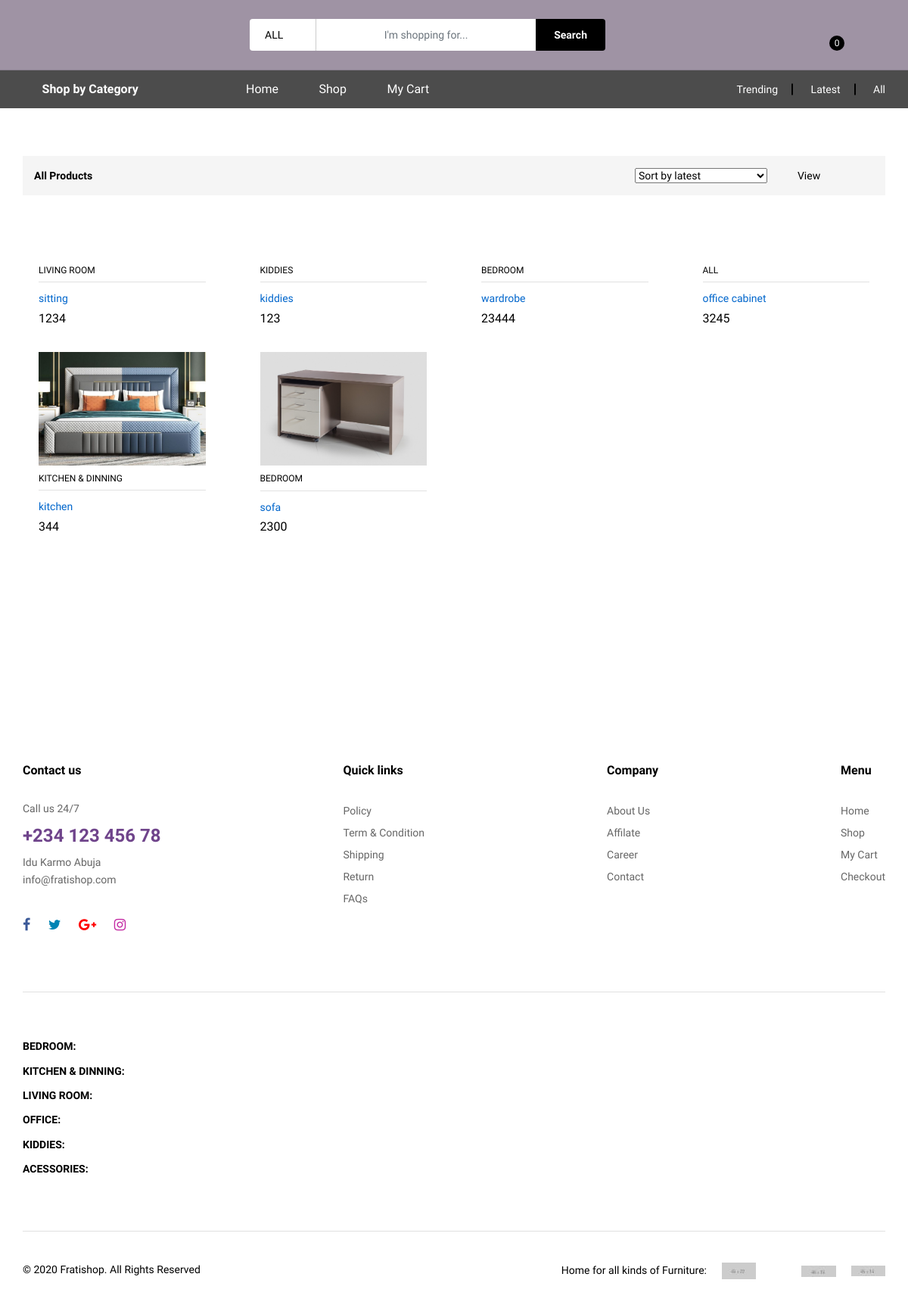
/all-products/ (signed in), run on the app's committed database.
### product/models.py (models this page shows, shortened)
class Product(models.Model):
	name = models.CharField(max_length=150)
	image_1 = models.ImageField(upload_to='product/images/')
	image_2 = models.ImageField(upload_to='product/images/')
	image_3 = models.ImageField(upload_to='product/images/')
	image_4 = models.ImageField(upload_to='product/images/')
	description = models.TextField(default="none")
	specification = models.TextField(default="none")
	review = models.ManyToManyField(Review, through="ProductReviewConnector", through_fields=("product", "review"),)
	category = models.CharField(max_length=150)
	quantity = models.IntegerField(blank=True, null=True)
	threshold = models.IntegerField(blank=True, null=True, default=1)
	price = models.IntegerField(blank=True, null=True)
	old_price = models.IntegerField(blank=True, null=True, default=0)
	rating = models.IntegerField(blank=True, null=True)
	colors = models.ManyToManyField(Color, through="ProductColorConnector", through_fields=("product", "color"),)
	shipping_charge = models.FloatField(blank=True, null=True)
	dimension = models.CharField(max_length=150)
	delivery_info = models.CharField(max_length=150, default="none")
	slug = models.SlugField(unique=True, default="rayslug")
	pub_date = models.DateTimeField(default=timezone.now)

### product/views.py (the view)
# urls.py: path("all-products/", views.AllProductsView, name="all_products"),
def AllProductsView(request):
	cart = get_object_or_404(Cart, user__pk=request.user.id)
	product_quantitys = cart.product_quantitys.all()
	total_price = 0
	total_quantity = 0
	for item in product_quantitys:
		total_price += (item.product.price * int(str(item.quantity)))
	page_title = "All Products"
	products = Product.objects.order_by("-pub_date")
	context = {"total_price": total_price, "product_quantitys": product_quantitys, "products": products, "page_title": page_title}
	return render(request, 'product/all_products.html', context)

### product/templates/product/all_products.html (shortened to what this page needs)
{% extends 'main/base.html' %}
{% load static %}
{% block content %}
<div class="ps-page--shop">
        <div class="ps-container">
			<br /><br /><br />
                    <div class="ps-shopping ps-tab-root">
                        <div class="ps-shopping__header">
                            <p><strong>{{ page_title }}</strong></p>
                            <div class="ps-shopping__actions">
                                <select class="ps-select" data-placeholder="Sort Items">
                                    <option>Sort by latest</option>
                                </select>
                                <div class="ps-shopping__view">
                                    <p>View</p>
                                    <ul class="ps-tab-list">
                                        <li class="active"><a href="#tab-1"><i class="icon-grid"></i></a></li>
                                        <li><a href="#tab-2"><i class="icon-list4"></i></a></li>
                                    </ul>
                                </div>
                            </div>
                        </div>
                        <div class="ps-tabs">
                            <div class="ps-tab active" id="tab-1">
                                <div class="ps-shopping-product">
                                    <div class="row">
                                    	{% if products %}
                                    		{% for item in products %}
				                                <div class="col-xl-2 col-lg-4 col-md-4 col-sm-6 col-6 ">
				                                    <div class="ps-product">
				                                        <div class="ps-product__thumbnail"><a href="{% url 'product_detail' item.slug %}"><img src="{{ item.image_1.url }}" alt=""></a>
				                                        </div>
				                                        <div class="ps-product__container"><a class="ps-product__vendor" href="#">{{ item.category }}</a>
				                                            <div class="ps-product__content"><a class="ps-product__title" href="{% url 'product_detail' item.slug %}">{{ item.name }}</a>
				                                                <p class="ps-product__price">{{ item.price }}</p>
				                                            </div>
				                                        </div>
				                                    </div>
				                                </div>
				                              {% endfor %}
				                             {% else %}
                                        		<div class="col-xl-2 col-lg-4 col-md-4 col-sm-6 col-6 ">
                                        			<p>Sorry, Nothing Yet!</p>
                                        		</div>
                                        	{% endif %}
                                    </div>
                                </div>
                            </div>
                        </div>
                    </div>
                </div>
            </div>
{% endblock %}

### main/templates/main/base.html (shortened to what this page needs)
<!DOCTYPE html>
<html lang="en">
{% load static %}
<head>
    <link rel="stylesheet" href="{% static 'main/plugins/font-awesome/css/font-awesome.min.css' %}">
    <link rel="stylesheet" href="{% static 'main/fonts/Linearicons/Linearicons/Font/demo-files/demo.css' %}">
    <link rel="stylesheet" href="{% static 'main/plugins/bootstrap/css/bootstrap.min.css' %}">
    <link rel="stylesheet" href="{% static 'main/plugins/owl-carousel/assets/owl.carousel.min.css' %}">
    <link rel="stylesheet" href="{% static 'main/plugins/owl-carousel/assets/owl.theme.default.min.css' %}">
    <link rel="stylesheet" href="{% static 'main/plugins/slick/slick/slick.css' %}">
    <link rel="stylesheet" href="{% static 'main/plugins/nouislider/nouislider.min.css' %}">
    <link rel="stylesheet" href="{% static 'main/plugins/lightGallery-master/dist/css/lightgallery.min.css' %}">
    <link rel="stylesheet" href="{% static 'main/plugins/jquery-bar-rating/dist/themes/fontawesome-stars.css' %}">
    <link rel="stylesheet" href="{% static 'main/plugins/select2/dist/css/select2.min.css' %}">
    <link rel="stylesheet" href="{% static 'main/css/style.css' %}">
    <link rel="stylesheet" href="{% static 'main/css/market-place-1.css' %}">
    <link rel="stylesheet" type="text/css" href="{% static 'main/css/deque-patterns.min.css' %}">
</head>
<body>
 <header class="header header--1" data-sticky="true">
        <div class="header__top">
            <div class="ps-container">
                <div class="header__left">
                </div>
                <div class="header__center">
                    <form class="ps-form--quick-search" method="post">
                        <div class="form-group--icon"><i class="icon-chevron-down"></i>
                            <select name="categories" class="form-control">
                                <option value="ALL" selected="selected">ALL</option>
                            </select>
                        </div>
                        <input name="query" class="form-control" type="text" placeholder="I'm shopping for...">
                        <button>Search</button>
                    </form>
                </div>
                <div class="header__right">
                    <div class="header__actions">
                        <div class="ps-cart--mini"><a class="header__extra" href="#"><i class="icon-bag2"></i><span><i>{{ product_quantitys.count }}</i></span></a>
                        </div>
                    </div>
                </div>
            </div>
        </div>
        <nav class="navigation">
            <div class="ps-container">
                <div class="navigation__left">
                    <div class="menu--product-categories">
                        <div class="menu__toggle"><i class="icon-menu"></i><span> Shop by Category</span></div>
                    </div>
                </div>
                <div class="navigation__right">
                    <ul class="menu">
                        <li class="menu-item-has-children"><a href="{% url 'index' %}" style="color: #fff;">Home</a></li>
                        <li class="menu-item-has-children"><a href="{% url 'shop' %}" style="color: #fff;">Shop</a></li>
                        <li class="menu-item-has-children"><a href="{% url 'cart' request.user.id %}" style="color: #fff;">My Cart</a></li>
                    </ul>
                    <ul class="navigation__extra">
                        <li><a href="{% url 'all_products' %}">Trending</a></li>
                        <li><a href="{% url 'all_products' %}">Latest</a></li>
                        <li><a href="{% url 'all_products' %}">All</a></li>
                    </ul>
                </div>
            </div>
        </nav>
    </header>
  			{% block content %}
        	{% endblock content %}
    <footer class="ps-footer">
        <div class="ps-container">
            <div class="ps-footer__widgets">
                <aside class="widget widget_footer widget_contact-us">
                    <h4 class="widget-title">Contact us</h4>
                    <div class="widget_content">
                        <p>Call us 24/7</p>
                        <h3 style="color: #6f448b">+234 123 456 78</h3>
                        <p>Idu Karmo Abuja<br><a href="mailto:info@fratishop.com">info@fratishop.com</a></p>
                        <ul class="ps-list--social">
                            <li><a class="facebook" href="#"><i class="fa fa-facebook"></i></a></li>
                            <li><a class="twitter" href="#"><i class="fa fa-twitter"></i></a></li>
                            <li><a class="google-plus" href="#"><i class="fa fa-google-plus"></i></a></li>
                            <li><a class="instagram" href="#"><i class="fa fa-instagram"></i></a></li>
                        </ul>
                    </div>
                </aside>
                <aside class="widget widget_footer">
                    <h4 class="widget-title">Quick links</h4>
                    <ul class="ps-list--link">
                        <li><a href="#">Policy</a></li>
                        <li><a href="#">Term & Condition</a></li>
                        <li><a href="#">Shipping</a></li>
                        <li><a href="#">Return</a></li>
                        <li><a href="#">FAQs</a></li>
                    </ul>
                </aside>
                <aside class="widget widget_footer">
                    <h4 class="widget-title">Company</h4>
                    <ul class="ps-list--link">
                        <li><a href="#">About Us</a></li>
                        <li><a href="#">Affilate</a></li>
                        <li><a href="#">Career</a></li>
                        <li><a href="#">Contact</a></li>
                    </ul>
                </aside>
                <aside class="widget widget_footer">
                    <h4 class="widget-title">Menu</h4>
                    <ul class="ps-list--link">
                        <li><a href="{% url 'index' %}">Home</a></li>
                        <li><a href="{% url 'shop' %}">Shop</a></li>
                        <li><a href="{% url 'cart' request.user.id %}">My Cart</a></li>
                        <li><a href="{% url 'checkout' %}">Checkout</a></li>
                    </ul>
                </aside>
            </div>
            <div class="ps-footer__links">
                <p><strong>BEDROOM:</strong>
                </p>
                <p><strong>KITCHEN & DINNING:</strong>
                </p>
                <p><strong>LIVING ROOM:</strong>
                </p>
                <p><strong>OFFICE:</strong>
                </p>
                <p><strong>KIDDIES:</strong>
                </p>
                <p><strong>ACESSORIES:</strong>
                </p>
            </div>
            <div class="ps-footer__copyright">
                <p>© 2020 Fratishop. All Rights Reserved</p>
                <p><span>Home for all kinds of Furniture:</span><a href="#"><img src="{% static 'main/img/payment-method/1.jpg' %}" alt=""></a><a href="#"><img src="{% static 'main/img/payment-method/4.jpg' %}" alt=""></a><a href="#"><img src="{% static 'main/img/payment-method/5.jpg' %}" alt=""></a></p>
            </div>
        </div>
    </footer>
</body>
</html>

### main/templates/main/base.html (style rules this page uses)
span { cursor:pointer; }
input { height:34px; width: 100px; text-align: center; font-size: 26px; border:1px solid #ddd; border-radius:4px; display: inline-block; vertical-align: middle; }

### data on the page
Product: category "LIVING ROOM", name "sitting", price "1234"
Product: category "KIDDIES", name "kiddies", price "123"
Product: category "BEDROOM", name "wardrobe", price "23444"
Product: category "ALL", name "office cabinet", price "3245"
Product: image_1 (picture), category "KITCHEN & DINNING", name "kitchen", price "344"
Product: image_1 (picture), category "BEDROOM", name "sofa", price "2300"

### other printed values
{{ product_quantitys.count }} "0"
{{ page_title }} "All Products"
